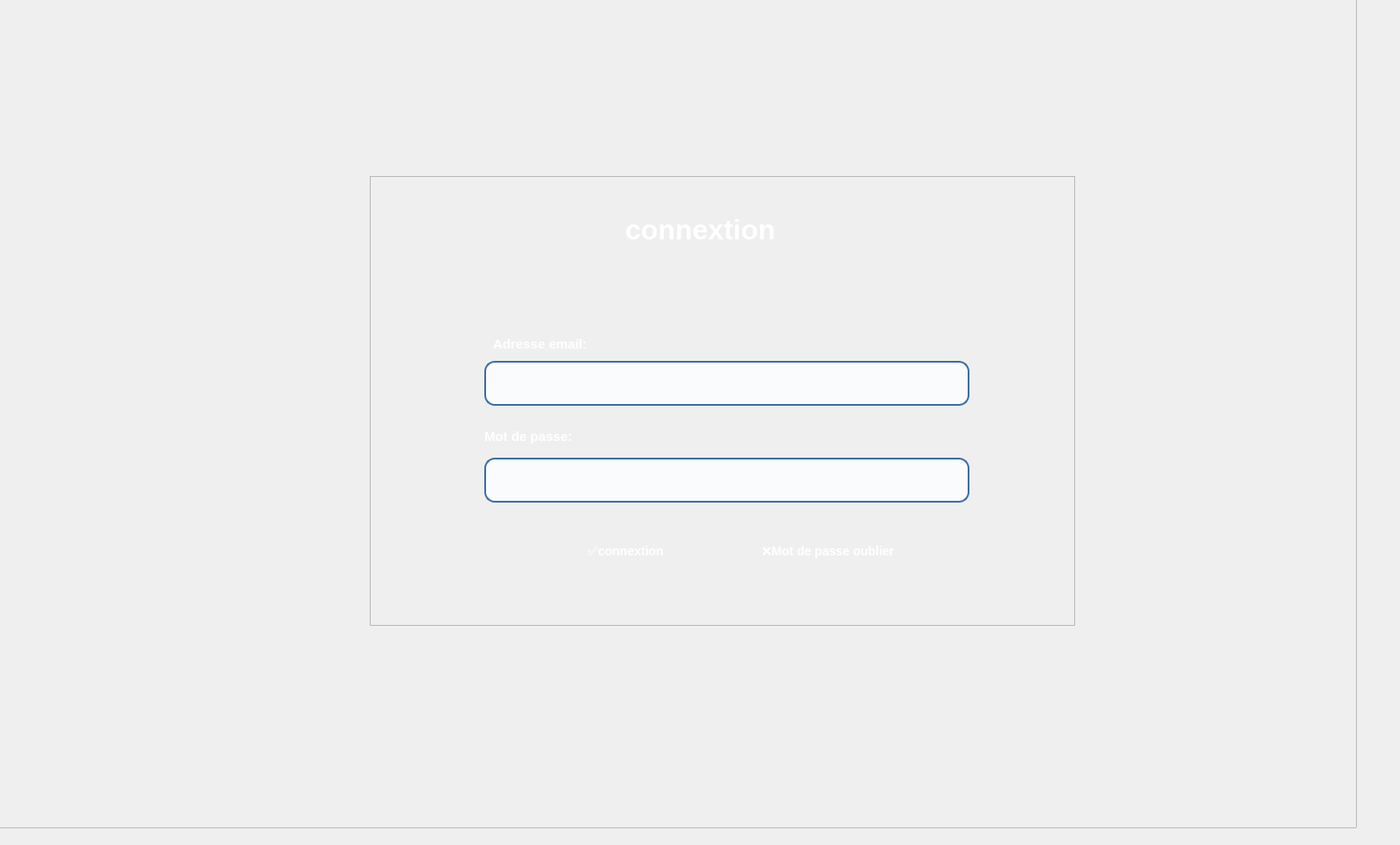
    <widget class="QWidget" name="page">
     <widget class="QFrame" name="frame_42">
      <property name="geometry">
       <rect>
        <x>-40</x>
        <y>-10</y>
        <width>1581</width>
        <height>951</height>
       </rect>
      </property>
      <property name="styleSheet">
       <string notr="true">background-color: qlineargradient(
 spread:pad,
 x1:0, y1:0,
 x2:0, y2:1,
 stop:0 #0A1F33,
 stop:0.5 #163A5F,
 stop:1 #274C77
 );</string>
      </property>
      <property name="frameShape">
       <enum>QFrame::Shape::StyledPanel</enum>
      </property>
      <property name="frameShadow">
       <enum>QFrame::Shadow::Raised</enum>
      </property>
      <widget class="QFrame" name="frame_43">
       <property name="geometry">
        <rect>
         <x>460</x>
         <y>210</y>
         <width>801</width>
         <height>511</height>
        </rect>
       </property>
       <property name="styleSheet">
        <string notr="true">QFrame#frame_login {
 background: qlineargradient(
     x1:0, y1:0,
     x2:1, y2:1,
     stop:0 #0B2A3F,
     stop:0.5 #123F63,
     stop:1 #1C5D8C
 );
 border-radius: 20px;
 padding: 20px;
 border: 1px solid rgba(255,255,255,120);
 }
 </string>
       </property>
       <property name="frameShape">
        <enum>QFrame::Shape::StyledPanel</enum>
       </property>
       <property name="frameShadow">
        <enum>QFrame::Shadow::Raised</enum>
       </property>
       <widget class="QLineEdit" name="lineEdit_39">
        <property name="geometry">
         <rect>
          <x>130</x>
          <y>210</y>
          <width>551</width>
          <height>51</height>
         </rect>
        </property>
        <property name="styleSheet">
         <string notr="true">QLineEdit {
 background-color: #F9FBFD;          /* fond clair élégant */
 border: 2px solid #3A6EA5;           /* bleu marine clair */
 border-radius: 12px;
 padding: 10px 14px;
 color: #0A1F33;                      /* texte bleu marine foncé */
 font-size: 14px;
 font-weight: 500;
 }

 /* Quand le champ est sélectionné */
 QLineEdit:focus {
 background-color: white;
 border: 2px solid #1E3A5F;           /* focus plus foncé */
 }

 /* Hover */
 QLineEdit:hover {
 border: 2px solid #2F5D8A;
 }
 </string>
        </property>
        <property name="text">
         <string/>
        </property>
       </widget>
       <widget class="QLineEdit" name="lineEdit_40">
        <property name="geometry">
         <rect>
          <x>130</x>
          <y>320</y>
          <width>551</width>
          <height>51</height>
         </rect>
        </property>
        <property name="styleSheet">
         <string notr="true">QLineEdit {
 background-color: #F9FBFD;          /* fond clair élégant */
 border: 2px solid #3A6EA5;           /* bleu marine clair */
 border-radius: 12px;
 padding: 10px 14px;
 color: #0A1F33;                      /* texte bleu marine foncé */
 font-size: 14px;
 font-weight: 500;
 }

 /* Quand le champ est sélectionné */
 QLineEdit:focus {
 background-color: white;
 border: 2px solid #1E3A5F;           /* focus plus foncé */
 }

 /* Hover */
 QLineEdit:hover {
 border: 2px solid #2F5D8A;
 }
 </string>
        </property>
        <property name="text">
         <string/>
        </property>
       </widget>
       <widget class="QLabel" name="label_134">
        <property name="geometry">
         <rect>
          <x>290</x>
          <y>20</y>
          <width>431</width>
          <height>81</height>
         </rect>
        </property>
        <property name="font">
         <font>
          <family>Leelawadee UI</family>
          <pointsize>24</pointsize>
          <bold>true</bold>
         </font>
        </property>
        <property name="styleSheet">
         <string notr="true">color: #FFFFFF
 ;

 border: 0px;
 outline: 0;
 background: transparent;
 </string>
        </property>
        <property name="lineWidth">
         <number>0</number>
        </property>
        <property name="text">
         <string>connextion</string>
        </property>
       </widget>
       <widget class="QLabel" name="label_135">
        <property name="geometry">
         <rect>
          <x>140</x>
          <y>140</y>
          <width>441</width>
          <height>101</height>
         </rect>
        </property>
        <property name="font">
         <font>
          <family>Leelawadee UI</family>
          <pointsize>11</pointsize>
          <bold>true</bold>
         </font>
        </property>
        <property name="styleSheet">
         <string notr="true">
 color: #FFFFFF
 ;
 border: 0px;
 outline: 0;
 background: transparent;
 </string>
        </property>
        <property name="text">
         <string>Adresse email:</string>
        </property>
       </widget>
       <widget class="QLabel" name="label_136">
        <property name="geometry">
         <rect>
          <x>130</x>
          <y>250</y>
          <width>441</width>
          <height>91</height>
         </rect>
        </property>
        <property name="font">
         <font>
          <family>Leelawadee UI</family>
          <pointsize>11</pointsize>
          <bold>true</bold>
         </font>
        </property>
        <property name="styleSheet">
         <string notr="true">
 color: #FFFFFF
 ;
 border: 0px;
 outline: 0;
 background: transparent;
 </string>
        </property>
        <property name="text">
         <string>Mot de passe:</string>
        </property>
       </widget>
       <widget class="QPushButton" name="mdp">
        <property name="geometry">
         <rect>
          <x>410</x>
          <y>390</y>
          <width>221</width>
          <height>71</height>
         </rect>
        </property>
        <property name="font">
         <font>
          <pointsize>-1</pointsize>
          <bold>true</bold>
         </font>
        </property>
        <property name="styleSheet">
         <string notr="true">QPushButton {
 background-color: qlineargradient(
     x1:0, y1:0,
     x2:0, y2:1,
     stop:0 #1B3A2F,
     stop:0.5 #276646,
     stop:1 #1E4D36
 );
 color: white;
 font-size: 14px;
 font-weight: 700;      /* un peu plus bold pour valider */
 text-transform: uppercase;  /* donne un effet bouton d'action */
 border: none;
 border-radius: 12px;
 padding: 10px 22px;     /* garde la même taille */
 cursor: pointer;        /* main au survol */
 transition: all 0.2s ease-in-out; /* effet smooth hover */
 }

 /* ✨ Hover : lumière douce */
 QPushButton:hover {
 background-color: qlineargradient(
     x1:0, y1:0,
     x2:0, y2:1,
     stop:0 #276646,
     stop:0.5 #34885A,
     stop:1 #1B3A2F
 );
 transform: scale(1.03);  /* effet léger au survol */
 }

 /* 🔘 Click (pressed) */
 QPushButton:pressed {
 background-color: qlineargradient(
     x1:0, y1:0,
     x2:0, y2:1,
     stop:0 #1E4D36,
     stop:1 #1B3A2F
 );
 transform: scale(0.98); /* effet click */
 }

 /* 🚫 Désactivé */
 QPushButton:disabled {
 background-color: #A3B7A1;
 color: #6E7F70;
 cursor: default;
 }
 </string>
        </property>
        <property name="text">
         <string>❌Mot de passe oublier</string>
        </property>
       </widget>
       <widget class="QPushButton" name="cnxemp">
        <property name="geometry">
         <rect>
          <x>180</x>
          <y>390</y>
          <width>221</width>
          <height>71</height>
         </rect>
        </property>
        <property name="font">
         <font>
          <pointsize>-1</pointsize>
          <bold>true</bold>
         </font>
        </property>
        <property name="styleSheet">
         <string notr="true">QPushButton {
 background-color: qlineargradient(
     x1:0, y1:0,
     x2:0, y2:1,
     stop:0 #1B3A2F,
     stop:0.5 #276646,
     stop:1 #1E4D36
 );
 color: white;
 font-size: 14px;
 font-weight: 700;      /* un peu plus bold pour valider */
 text-transform: uppercase;  /* donne un effet bouton d'action */
 border: none;
 border-radius: 12px;
 padding: 10px 22px;     /* garde la même taille */
 cursor: pointer;        /* main au survol */
 transition: all 0.2s ease-in-out; /* effet smooth hover */
 }

 /* ✨ Hover : lumière douce */
 QPushButton:hover {
 background-color: qlineargradient(
     x1:0, y1:0,
     x2:0, y2:1,
     stop:0 #276646,
     stop:0.5 #34885A,
     stop:1 #1B3A2F
 );
 transform: scale(1.03);  /* effet léger au survol */
 }

 /* 🔘 Click (pressed) */
 QPushButton:pressed {
 background-color: qlineargradient(
     x1:0, y1:0,
     x2:0, y2:1,
     stop:0 #1E4D36,
     stop:1 #1B3A2F
 );
 transform: scale(0.98); /* effet click */
 }

 /* 🚫 Désactivé */
 QPushButton:disabled {
 background-color: #A3B7A1;
 color: #6E7F70;
 cursor: default;
 }
 </string>
        </property>
        <property name="text">
         <string>✅connextion</string>
        </property>
       </widget>
      </widget>
      <widget class="QLabel" name="label_137">
       <property name="geometry">
        <rect>
         <x>-100</x>
         <y>0</y>
         <width>1681</width>
         <height>1081</height>
        </rect>
       </property>
       <property name="styleSheet">
        <string notr="true">border: 0px;
 outline: 0;
 background: transparent;
 </string>
       </property>
       <property name="text">
        <string/>
       </property>
       <property name="pixmap">
        <pixmap resource="ressources.qrc">:/im2.jpg</pixmap>
       </property>
       <property name="scaledContents">
        <bool>true</bool>
       </property>
      </widget>
      <widget class="QLabel" name="label_138">
       <property name="geometry">
        <rect>
         <x>170</x>
         <y>290</y>
         <width>391</width>
         <height>351</height>
        </rect>
       </property>
       <property name="styleSheet">
        <string notr="true">
 border: 0px;
 outline: 0;
 background: transparent;
 </string>
       </property>
       <property name="text">
        <string/>
       </property>
       <property name="pixmap">
        <pixmap resource="ressources.qrc">:/aa.png</pixmap>
       </property>
       <property name="scaledContents">
        <bool>true</bool>
       </property>
      </widget>
      <zorder>label_137</zorder>
      <zorder>frame_43</zorder>
      <zorder>label_138</zorder>
     </widget>
    </widget>
